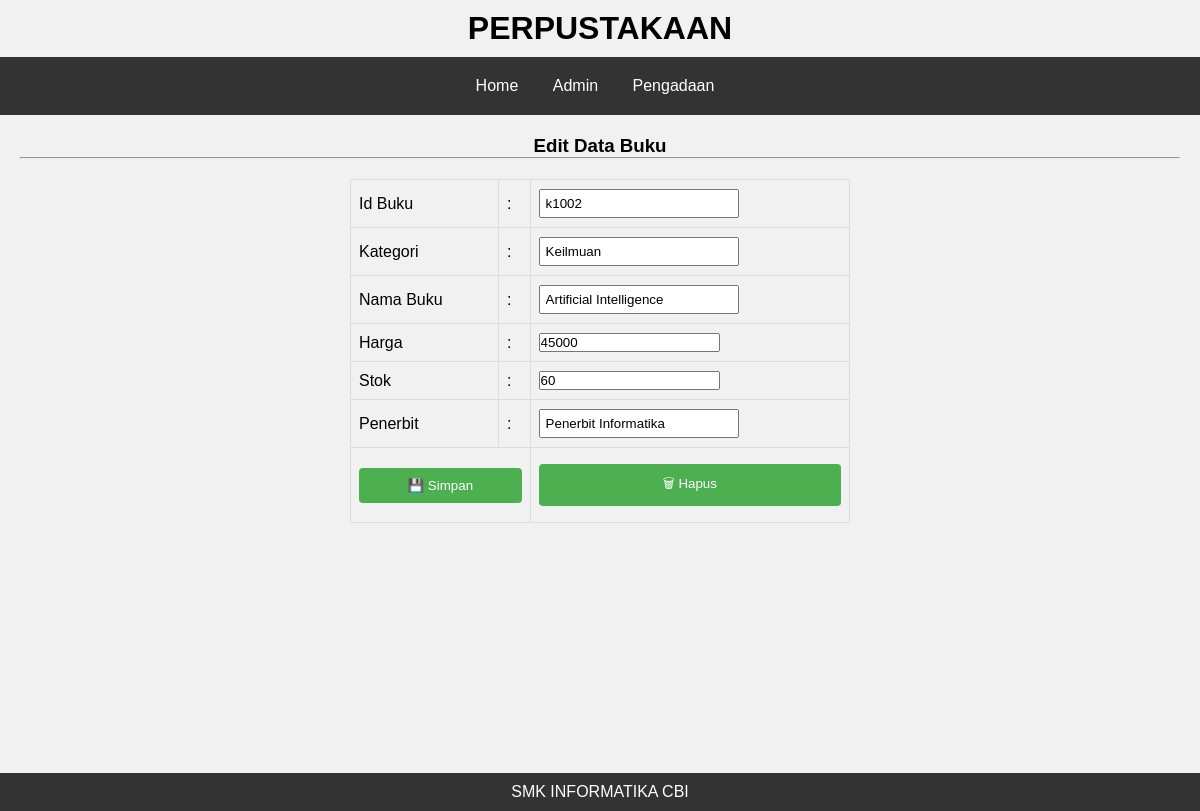
The page /index.php?content=edit_buku&id=k1002 on the database its author committed.
### tables this page shows
CREATE TABLE `tbl_buku` (
  `id_buku` varchar(50) NOT NULL,
  `kategori` varchar(50) NOT NULL,
  `nama_buku` varchar(50) NOT NULL,
  `harga` int(50) NOT NULL,
  `stok` int(50) NOT NULL,
  `penerbit` varchar(50) NOT NULL
);

### content/home/edit_buku.php (the view, shortened to what this page needs)
<?php
include '././koneksi.php';
$id_buku = $_GET['id'];
$data_buku = mysqli_query($koneksi, "SELECT * FROM tbl_buku  WHERE id_buku='$id_buku'");
$row = mysqli_fetch_array($data_buku);
?>
<h3>Edit Data Buku</h3>
<hr>
<form action="content/home/edit_buku_act.php" method="post">
	<table>
		<tr>
			<td>Id Buku</td>
			<td>:</td>
			<td>
				<input type="text" name="id_buku" value="<?php echo $row['id_buku'] ?>">
			</td>
		</tr>
		<tr>
			<td>Kategori</td>
			<td>:</td>
			<td>
				<input type="text" name="kategori" value="<?php echo $row['kategori'] ?>">
			</td>
		</tr>
		<tr>
			<td>Nama Buku</td>
			<td>:</td>
			<td>
				<input type="text" name="nama_buku" value="<?php echo $row['nama_buku'] ?>">
			</td>
		</tr>
		<tr>
			<td>Harga</td>
			<td>:</td>
			<td>
				<input type="number" name="harga" value="<?php echo $row['harga'] ?>">
			</td>
		</tr>
		<tr>
			<td>Stok</td>
			<td>:</td>
			<td>
				<input type="number" name="stok" value="<?php echo $row['stok'] ?>">
			</td>
		</tr>
		<tr>
			<td>Penerbit</td>
			<td>:</td>
			<td>
				<input type="text" name="penerbit" value="<?php echo $row['penerbit'] ?>">
			</td>
		</tr>
			<td colspan="2">
				<button type="submit">&#128190; Simpan</button>
			</td>
			<td>
				<button type="reset">&#128465; Hapus</button>
			</td>
	</table>
</form>

### design/index.css (style rules this page uses)
body { font-family: Arial, sans-serif; margin: 0; }

### design/penerbit.css (style rules this page uses)
* { padding: 0; margin: 0; }
table { width: 100%; border-collapse: collapse; margin: 20px 0; }
th, td { border: 1px solid #ddd; padding: 8px; text-align: left; }
form { display: inline-block; text-align: right; margin-bottom: 10px; }
input[type="text"] { width: 200px; padding: 5px; margin-left: 10px; }

### design/tambah_penerbit.css (style rules this page uses)
form { width: 500px; margin: 0 auto; }
table { border-collapse: collapse; width: 100%; }
th, td { padding: 8px; text-align: left; border-bottom: 1px solid #ddd; }
input[type=text], input[type=number], textarea { margin: 1px 0; box-sizing: border-box; }
button[type=submit], button[type=reset] { width: 100%; background-color: #4CAF50; color: white; padding: 10px 15px; margin: 8px 0; border: none; border-radius: 4px; cursor: pointer; }

### rows shown on the page
tbl_buku: id_buku "k1002", kategori "Keilmuan", nama_buku "Artificial Intelligence", harga "45000", stok "60", penerbit "Penerbit Informatika"
